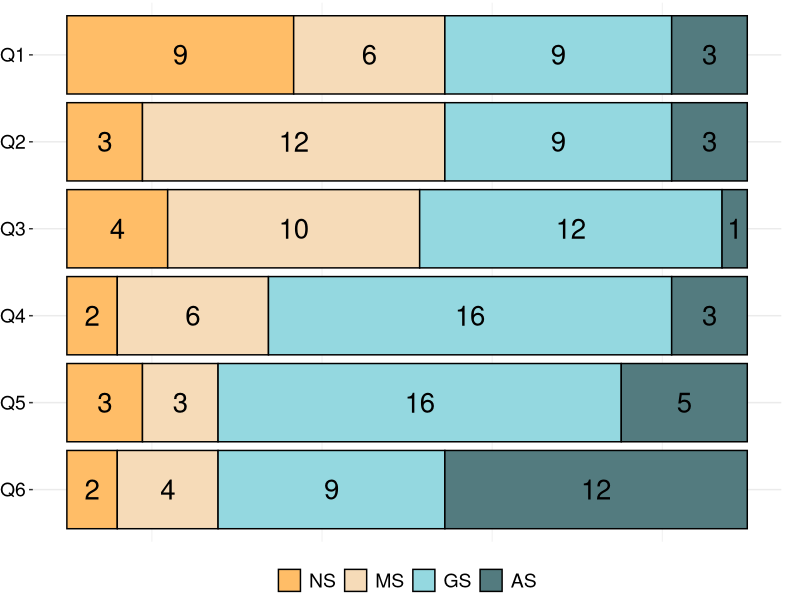

This chart was generated by the following R code: (Note: this script raises an error after producing the figure.)
## ---- chunk 1
library(ggplot2)
library(dplyr)
library(ggpubr)
library(reshape2)

coloring = c("#537b7f", "#94d8e0", "#f6dbb8", "#ffbd67")
fontsize = 14
textsize = 7
dodge = .75
## ---- chunk 2
df_melt=read.csv('csv/preference.csv', sep=",")

custom_order <- c("AS", "GS", "MS", "NS")
custom_order2 <- c("Q6", "Q5", "Q4", "Q3", "Q2", "Q1")

df_melt$cond <- factor(df_melt$cond, levels = custom_order)
df_melt$qus <- factor(df_melt$qus, levels = custom_order2)

plt <- ggplot(df_melt, aes(x = qus, y = value, fill = cond)) +
  geom_bar(position = "fill", stat = "identity", color = "black", size = 0.5) + 
  geom_text(aes(label = sprintf("%1.0f", value)), size = textsize, 
            position = position_fill(vjust = 0.5)) +
  scale_y_continuous(labels = scales::percent_format()) +
  scale_fill_manual(values = coloring) +
  labs(x = NULL, y = NULL) +
  coord_flip() + 
  theme_bw() +
  theme(
    axis.line = element_blank(),
    axis.title.x=element_blank(),
    axis.title.y=element_blank(),
    axis.text.x = element_blank(),
    axis.ticks.x = element_blank(),
    axis.text.y = element_text(color="black", size=fontsize),
    text = element_text(size=fontsize),
    strip.background = element_blank(),
    plot.background = element_blank(),
    plot.margin = unit(c(0.005, .025, 0, 0), "null"),
    panel.border = element_blank(),
    panel.grid.major.x = element_blank(),
    panel.spacing = unit(c(0, 0, 0, 0), "null"),
    legend.position="bottom",
    legend.direction = "horizontal",
    legend.justification = c("center", "top"),
    legend.title=element_blank(),
    legend.text=element_text(size=fontsize),
    legend.box.just = "right",
    legend.box.background = element_blank()
  ) +
  guides(fill = guide_legend(reverse = TRUE))

# Create a table to show on the plot
my_table <- data.frame(
  ID = c("Q1", "Q2", "Q3", "Q4", "Q5", "Q6"),
  Questions = c(
    "Which condition did you find easiest to use?",
    "Which condition did you find most helpful for understanding the task environment?",
    "Which condition did you find most helpful for understanding your partner's instructions?",
    "Which condition did you find most effective for communicating with your partner?",
    "Which condition did you find most helpful for completing the task?",
    "Which condition did you prefer the most?"
  )
)

my_table_grob <- tableGrob(my_table, cols = NULL, rows=NULL)

final_plot <- arrangeGrob(plt, my_table_grob, nrow = 2, heights = c(0.8, 0.5))

# Display the plot
grid.arrange(final_plot)

# saving the final figure
ggsave("out/preference.pdf", final_plot, width = 8, height = 5, dpi = 1000)

## ---- chunk 3
df_melt=read.csv('csv/preference.csv', sep=",")

custom_order <- c("AS", "GS", "MS", "NS")
custom_order2 <- c("Q6", "Q5", "Q4", "Q3", "Q2", "Q1")

df_melt$cond <- factor(df_melt$cond, levels = custom_order)
df_melt$qus <- factor(df_melt$qus, levels = custom_order2)

# Match colors to conditions
colors <- coloring[match(df_melt$cond, unique(df_melt$cond))]

# Create horizontal barplot
barplot(df_melt$value,
        horiz = TRUE,
        names.arg = df_melt$qus,
        col = colors)

# Add value labels to the barplot
text(x = df_melt$value + 0.2,  # Adjust the position of the labels
     y = barplot(df_melt$value, plot = FALSE),
     labels = df_melt$value,
     cex = 0.8,
     pos = 4) 
  

## ---- chunk 4
df=read.csv('csv/pref.chi.csv', sep=",")

print_chi_test <- function(qus_no, test_results) {
  cat(qus_no, ". Chi-square test statistic:", test_results$test_statistic, "\n")
  cat("p-value:", test_results$p_value, "\n")
  cat("residual:", test_results$residual, "\n")
  cat("Significant categories contributing to the chi-square result:", test_results$significant_cat, "\n")
  cat("---------------------------------\n")
}

chi_square_test <- function(observed) {
  expected <- rep(1 / length(observed), length(observed)) # 0.25 0.25 0.25 0.25 (equal distribution)
  # Perform chi-square goodness-of-fit test
  result <- chisq.test(observed, p = expected)
  residuals <- residuals(result)
  significant_categories <- which(abs(residuals) > 1.96) 
  
  test_statistic <- result$statistic
  p_value <- result$p.value
  results <- list(
    test_statistic = test_statistic,
    p_value = p_value,
    residual = abs(residuals),
    significant_cat = significant_categories
  )
  return(results)
}


Q1 <- df[1:2, ] 
Q1[, c("NS", "MS", "GS", "AS")] <- lapply(Q1[, c("NS", "MS", "GS", "AS")], as.numeric)
Q1sums <- colSums(Q1[, c("NS", "MS", "GS", "AS")])
test_results <- chi_square_test(Q1sums)
print_chi_test("Q1", test_results)


Q2 <- df[4:5, ] 
Q2[, c("NS", "MS", "GS", "AS")] <- lapply(Q2[, c("NS", "MS", "GS", "AS")], as.numeric)
Q2sums <- colSums(Q2[, c("NS", "MS", "GS", "AS")])
test_results <- chi_square_test(Q2sums)
print_chi_test("Q2", test_results)


Q3 <- df[7:8, ]
Q3[, c("NS", "MS", "GS", "AS")] <- lapply(Q3[, c("NS", "MS", "GS", "AS")], as.numeric)
Q3sums <- colSums(Q3[, c("NS", "MS", "GS", "AS")])
test_results <- chi_square_test(Q3sums)
print_chi_test("Q3", test_results)


Q4 <- df[10:11, ]
Q4[, c("NS", "MS", "GS", "AS")] <- lapply(Q4[, c("NS", "MS", "GS", "AS")], as.numeric)
Q4sums <- colSums(Q4[, c("NS", "MS", "GS", "AS")])
test_results <- chi_square_test(Q4sums)
print_chi_test("Q4", test_results)


Q5 <- df[13:14, ]
Q5[, c("NS", "MS", "GS", "AS")] <- lapply(Q5[, c("NS", "MS", "GS", "AS")], as.numeric)
Q5sums <- colSums(Q5[, c("NS", "MS", "GS", "AS")])
test_results <- chi_square_test(Q5sums)
print_chi_test("Q5", test_results)


Q6 <- df[16:17, ]
Q6[, c("NS", "MS", "GS", "AS")] <- lapply(Q6[, c("NS", "MS", "GS", "AS")], as.numeric)
Q6sums <- colSums(Q6[, c("NS", "MS", "GS", "AS")])
test_results <- chi_square_test(Q6sums)
print_chi_test("Q6", test_results)

## ---- chunk 5
df=read.csv('csv/pref.chi.csv', sep=",")

print_chi_test <- function(qus_no, test_results) {
  cat(qus_no, ". Chi-square test statistic:", test_results$test_statistic, "\n")
  cat("p-value:", test_results$p_value, "\n")
  cat("residual:", test_results$residual, "\n")
  cat("Significant categories contributing to the chi-square result:", test_results$significant_cat, "\n")
  cat("---------------------------------\n")
}
